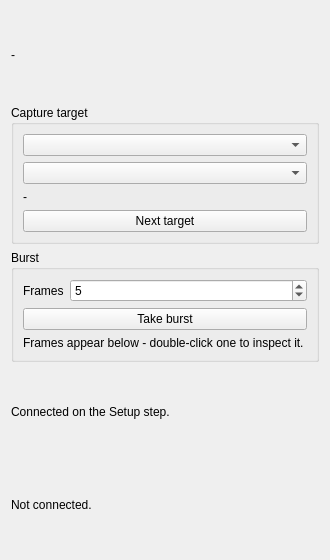
<?xml version="1.0" encoding="UTF-8"?>
<ui version="4.0">
 <class>Acquire</class>
 <widget class="QWidget" name="Acquire">
  <property name="geometry">
   <rect>
    <x>0</x>
    <y>0</y>
    <width>330</width>
    <height>560</height>
   </rect>
  </property>
  <property name="windowTitle">
   <string>Acquire</string>
  </property>
  <layout class="QVBoxLayout" name="controls_layout">
   <item>
    <widget class="QLabel" name="session_label">
     <property name="text">
      <string>-</string>
     </property>
     <property name="wordWrap">
      <bool>true</bool>
     </property>
    </widget>
   </item>
   <item>
    <widget class="QGroupBox" name="target_group">
     <property name="title">
      <string>Capture target</string>
     </property>
     <layout class="QVBoxLayout" name="target_layout">
      <item>
       <widget class="QComboBox" name="combo_plate"/>
      </item>
      <item>
       <widget class="QComboBox" name="combo_well"/>
      </item>
      <item>
       <widget class="QLabel" name="progress_label">
        <property name="text">
         <string>-</string>
        </property>
        <property name="wordWrap">
         <bool>true</bool>
        </property>
       </widget>
      </item>
      <item>
       <widget class="QPushButton" name="btn_next_target">
        <property name="text">
         <string>Next target</string>
        </property>
       </widget>
      </item>
     </layout>
    </widget>
   </item>
   <item>
    <widget class="QGroupBox" name="burst_group">
     <property name="title">
      <string>Burst</string>
     </property>
     <layout class="QVBoxLayout" name="burst_layout">
      <item>
       <layout class="QFormLayout" name="burst_form">
        <item row="0" column="0">
         <widget class="QLabel" name="label_frames">
          <property name="text">
           <string>Frames</string>
          </property>
         </widget>
        </item>
        <item row="0" column="1">
         <widget class="QSpinBox" name="spin_burst">
          <property name="minimum">
           <number>1</number>
          </property>
          <property name="maximum">
           <number>30</number>
          </property>
          <property name="value">
           <number>5</number>
          </property>
         </widget>
        </item>
       </layout>
      </item>
      <item>
       <widget class="QPushButton" name="btn_capture">
        <property name="text">
         <string>Take burst</string>
        </property>
       </widget>
      </item>
      <item>
       <widget class="QLabel" name="hint_label">
        <property name="text">
         <string>Frames appear below - double-click one to inspect it.</string>
        </property>
        <property name="wordWrap">
         <bool>true</bool>
        </property>
       </widget>
      </item>
     </layout>
    </widget>
   </item>
   <item>
    <widget class="QLabel" name="connection_label">
     <property name="text">
      <string>Connected on the Setup step.</string>
     </property>
     <property name="wordWrap">
      <bool>true</bool>
     </property>
    </widget>
   </item>
   <item>
    <widget class="QLabel" name="status_label">
     <property name="text">
      <string>Not connected.</string>
     </property>
     <property name="wordWrap">
      <bool>true</bool>
     </property>
    </widget>
   </item>
  </layout>
 </widget>
 <resources/>
 <connections/>
</ui>
